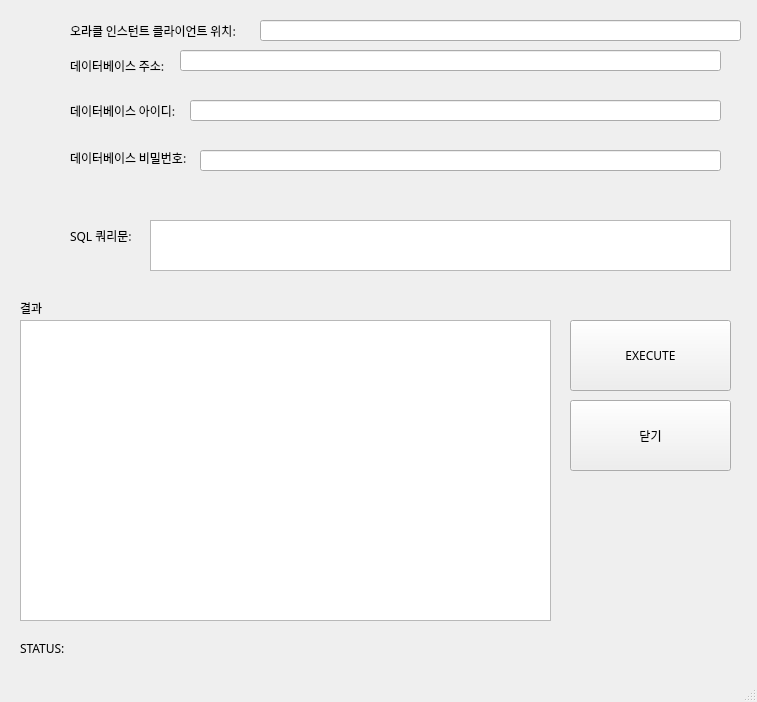
<?xml version="1.0" encoding="UTF-8"?>
<ui version="4.0">
 <class>MainWindow</class>
 <widget class="QMainWindow" name="MainWindow">
  <property name="geometry">
   <rect>
    <x>0</x>
    <y>0</y>
    <width>757</width>
    <height>702</height>
   </rect>
  </property>
  <property name="font">
   <font>
    <family>맑은 고딕</family>
   </font>
  </property>
  <property name="windowTitle">
   <string>Oracle DataBase</string>
  </property>
  <widget class="QWidget" name="centralwidget">
   <widget class="QLabel" name="label">
    <property name="geometry">
     <rect>
      <x>70</x>
      <y>50</y>
      <width>151</width>
      <height>31</height>
     </rect>
    </property>
    <property name="text">
     <string>데이터베이스 주소:</string>
    </property>
   </widget>
   <widget class="QLabel" name="label_2">
    <property name="geometry">
     <rect>
      <x>70</x>
      <y>100</y>
      <width>141</width>
      <height>21</height>
     </rect>
    </property>
    <property name="text">
     <string>데이터베이스 아이디:</string>
    </property>
   </widget>
   <widget class="QLabel" name="label_3">
    <property name="geometry">
     <rect>
      <x>70</x>
      <y>150</y>
      <width>151</width>
      <height>16</height>
     </rect>
    </property>
    <property name="text">
     <string>데이터베이스 비밀번호:</string>
    </property>
   </widget>
   <widget class="QLabel" name="label_4">
    <property name="geometry">
     <rect>
      <x>70</x>
      <y>220</y>
      <width>191</width>
      <height>31</height>
     </rect>
    </property>
    <property name="text">
     <string>SQL 쿼리문:</string>
    </property>
   </widget>
   <widget class="QLabel" name="label_5">
    <property name="geometry">
     <rect>
      <x>70</x>
      <y>20</y>
      <width>211</width>
      <height>21</height>
     </rect>
    </property>
    <property name="layoutDirection">
     <enum>Qt::RightToLeft</enum>
    </property>
    <property name="text">
     <string>오라클 인스턴트 클라이언트 위치:</string>
    </property>
   </widget>
   <widget class="QTextEdit" name="textEdit_5">
    <property name="geometry">
     <rect>
      <x>150</x>
      <y>220</y>
      <width>581</width>
      <height>51</height>
     </rect>
    </property>
   </widget>
   <widget class="QLabel" name="label_6">
    <property name="geometry">
     <rect>
      <x>20</x>
      <y>300</y>
      <width>91</width>
      <height>16</height>
     </rect>
    </property>
    <property name="text">
     <string>결과</string>
    </property>
   </widget>
   <widget class="QPushButton" name="pushButton">
    <property name="geometry">
     <rect>
      <x>570</x>
      <y>320</y>
      <width>161</width>
      <height>71</height>
     </rect>
    </property>
    <property name="text">
     <string>EXECUTE</string>
    </property>
   </widget>
   <widget class="QPushButton" name="pushButton_2">
    <property name="geometry">
     <rect>
      <x>570</x>
      <y>400</y>
      <width>161</width>
      <height>71</height>
     </rect>
    </property>
    <property name="text">
     <string>닫기</string>
    </property>
   </widget>
   <widget class="QLabel" name="label_7">
    <property name="geometry">
     <rect>
      <x>20</x>
      <y>640</y>
      <width>701</width>
      <height>16</height>
     </rect>
    </property>
    <property name="text">
     <string>STATUS:</string>
    </property>
   </widget>
   <widget class="QLineEdit" name="lineEdit">
    <property name="geometry">
     <rect>
      <x>260</x>
      <y>20</y>
      <width>481</width>
      <height>21</height>
     </rect>
    </property>
   </widget>
   <widget class="QLineEdit" name="lineEdit_2">
    <property name="geometry">
     <rect>
      <x>180</x>
      <y>50</y>
      <width>541</width>
      <height>21</height>
     </rect>
    </property>
   </widget>
   <widget class="QLineEdit" name="lineEdit_3">
    <property name="geometry">
     <rect>
      <x>190</x>
      <y>100</y>
      <width>531</width>
      <height>21</height>
     </rect>
    </property>
   </widget>
   <widget class="QLineEdit" name="lineEdit_4">
    <property name="geometry">
     <rect>
      <x>200</x>
      <y>150</y>
      <width>521</width>
      <height>21</height>
     </rect>
    </property>
    <property name="echoMode">
     <enum>QLineEdit::Password</enum>
    </property>
   </widget>
   <widget class="QTextBrowser" name="textBrowser">
    <property name="geometry">
     <rect>
      <x>20</x>
      <y>320</y>
      <width>531</width>
      <height>301</height>
     </rect>
    </property>
   </widget>
  </widget>
  <widget class="QMenuBar" name="menubar">
   <property name="geometry">
    <rect>
     <x>0</x>
     <y>0</y>
     <width>757</width>
     <height>21</height>
    </rect>
   </property>
  </widget>
  <widget class="QStatusBar" name="statusbar"/>
 </widget>
 <resources/>
 <connections/>
</ui>
